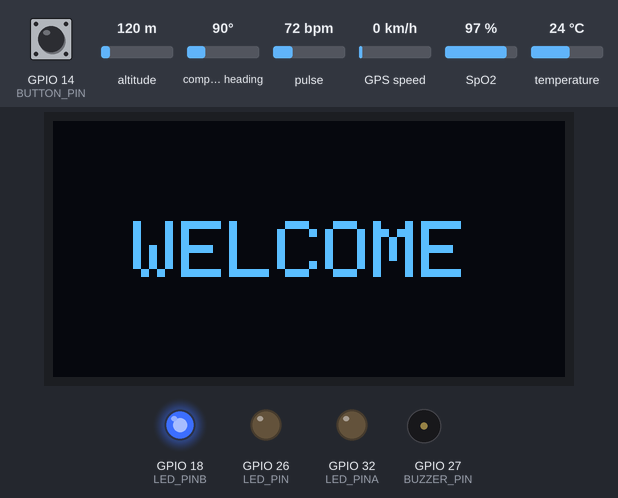
Bench run of a sketch on a simulated ESP32. On the bench: 128×64 one-colour display, output pins drawn as LEDs (lit = HIGH), buzzer (waves = sounding, pin HIGH). Inputs (shaded band) come from the test bench; at power-on: pulse 72 bpm, GPIO 14 (BUTTON_PIN) HIGH, altitude 120 m, compass heading 90°, GPS speed 0 km/h, SpO2 97 %, temperature 24 °C. The OLED is the two-colour kind (top 16 rows yellow); the GPS gets a fix after 3 s at 37.7749, -122.4194 with 8 satellites; what the sketch prints to the serial monitor is not drawn. At 33.0 s the program restarts the board; the recording ends there.

Above: at 2.1 s.
At 13.5 s:
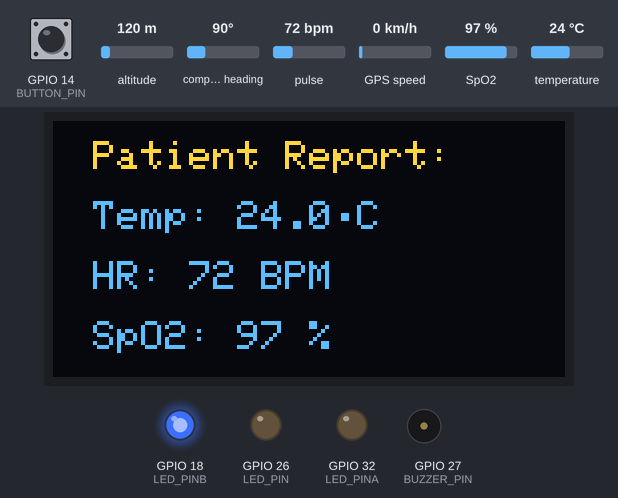
13.6 s: pulse set to 42 bpm
At 24.3 s:
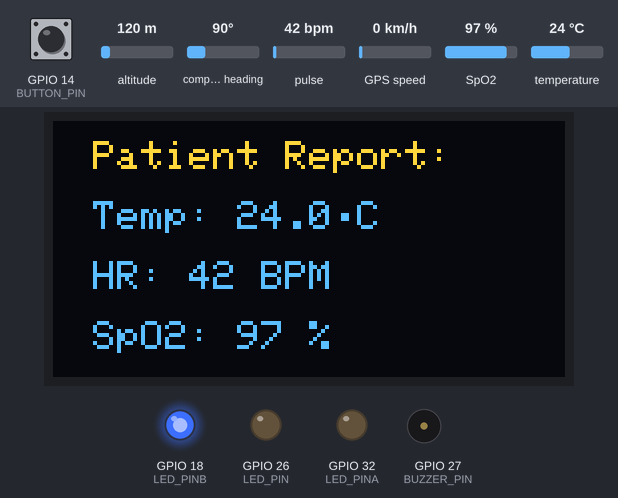
27.6 s: GPIO 14 (BUTTON_PIN) pulled LOW for 3.2 s
At 31.2 s:
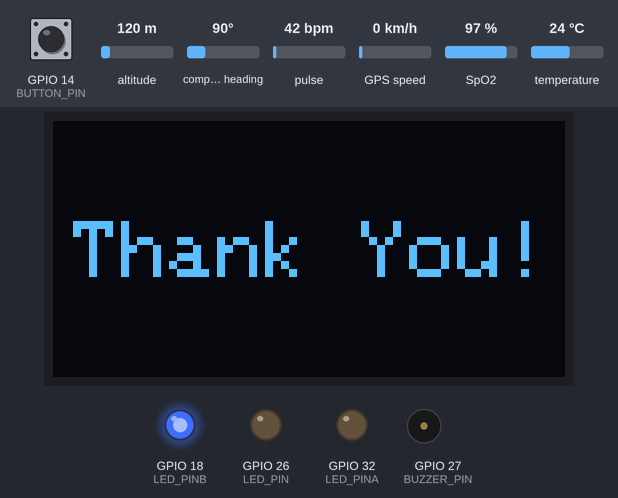
Timing chart, 0 to 32.7 s (numbered marks = the images above; inputs shaded):
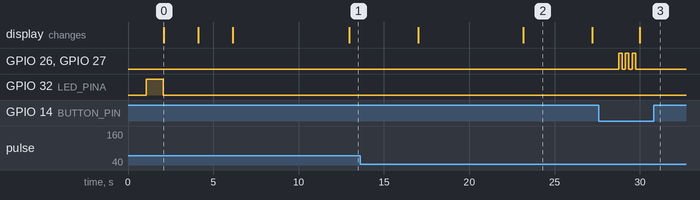

The sketch:

Final_fullSystem_withoutCloud.ino
```cpp
#include <Wire.h>
#include <Adafruit_GFX.h>
#include <Adafruit_SSD1306.h>
#include <OneWire.h>
#include <DallasTemperature.h>
#include "MAX30105.h"
#include "spo2_algorithm.h"
#include <TinyGPS++.h>

// OLED Display Settings
#define SCREEN_WIDTH 128
#define SCREEN_HEIGHT 64
Adafruit_SSD1306 display(SCREEN_WIDTH, SCREEN_HEIGHT, &Wire, -1);

// DS18B20 Temperature Sensor
#define ONE_WIRE_BUS 4
OneWire oneWire(ONE_WIRE_BUS);
DallasTemperature sensors(&oneWire);

// MAX30102 Pulse Oximeter
MAX30105 particleSensor;

// Variables for storing SpO2 and heart rate readings
uint32_t irBuffer[100]; // infrared LED sensor data
uint32_t redBuffer[100]; // red LED sensor data
int32_t bufferLength = 100; // data length
int32_t spo2; // SPO2 value
int8_t validSPO2; // indicator to show if the SPO2 calculation is valid
int32_t heartRate; // heart rate value
int8_t validHeartRate; // indicator to show if the heart rate calculation is valid

// GPS Settings
#define RXPin 16
#define TXPin 17
#define GPSBaud 9600
HardwareSerial gpsSerial(2);
TinyGPSPlus gps;

// GPIO Pins
#define BUTTON_PIN 14
#define BUZZER_PIN 27
#define LED_PIN 26
#define LED_PINA 32
#define LED_PINB 18

// Show message on OLED
void showMessage(const char* message, int size, int x, int y, int delayTime) {
    display.clearDisplay();
    display.setTextSize(size);
    display.setCursor(x, y);
    display.setTextColor(WHITE);
    display.println(message);
    display.display();
    delay(delayTime);
}

// Display patient report
void showPatientReport(float tempC, int32_t bpm, int32_t spo2) {
    display.clearDisplay();
    display.setTextSize(1);
    display.setCursor(10, 5);
    display.println("Patient Report:");

    display.setCursor(10, 20);
    display.print("Temp: ");
    display.print(tempC, 1);
    display.write(248);  // Degree symbol
    display.println("C");

    display.setCursor(10, 35);
    display.print("HR: ");
    display.print(bpm);
    display.println(" BPM");

    display.setCursor(10, 50);
    display.print("SpO2: ");
    display.print(spo2);
    display.println(" %");

    display.display();
    delay(1000);
}

// Display GPS info
void showGPSData() {
    display.clearDisplay();
    display.setTextSize(1);
    display.setCursor(10, 5);
    display.println("GPS Details:");

    if (gps.location.isValid()) {
        display.setCursor(10, 20);
        display.print("Lat: ");
        display.println(gps.location.lat(), 6);

        display.setCursor(10, 30);
        display.print("Lon: ");
        display.println(gps.location.lng(), 6);
    } else {
        display.setCursor(10, 20);
        display.println("GPS: No Fix");
    }

    display.setCursor(10, 40);
    display.print("Date: ");
    if (gps.date.isValid()) {
        display.print(gps.date.day());
        display.print("/");
        display.print(gps.date.month());
        display.print("/");
        display.println(gps.date.year());
    } else {
        display.println("N/A");
    }

    display.setCursor(10, 50);
    display.print("Time: ");
    if (gps.time.isValid()) {
        int hour = gps.time.hour() + 5;
        int minute = gps.time.minute() + 30;
        if (minute >= 60) { minute -= 60; hour++; }
        if (hour >= 24) { hour -= 24; }

        if (hour < 10) display.print("0");
        display.print(hour); display.print(":");
        if (minute < 10) display.print("0");
        display.print(minute); display.print(":");
        if (gps.time.second() < 10) display.print("0");
        display.println(gps.time.second());
    } else {
        display.println("N/A");
    }

    display.display();
    delay(1000);
}

void setup() {
    Serial.begin(115200);
    Serial.println("Booting...");

    Wire.begin();
    gpsSerial.begin(GPSBaud, SERIAL_8N1, RXPin, TXPin);

    // OLED init
    Serial.println("Initializing OLED...");
    if (!display.begin(SSD1306_SWITCHCAPVCC, 0x3C)) {
        Serial.println("SSD1306 allocation failed");
        while (1);
    }
    display.clearDisplay();
    display.display();
    delay(1000);

    // Temperature sensor init
    sensors.begin();
    Serial.println("DS18B20 initialized");

    // MAX30102 init
    Serial.println("Initializing MAX30102...");
    if (!particleSensor.begin(Wire, I2C_SPEED_FAST)) {
        Serial.println("MAX30102 was not found. Please check wiring/power.");
        while (1);
    }

    // Configure MAX30102 sensor settings
    byte ledBrightness = 60; // Options: 0=Off to 255=Max
    byte sampleAverage = 4; // Options: 1, 2, 4, 8, 16, 32
    byte ledMode = 2; // Options: 1=Red only, 2=Red+IR, 3=Red+IR+Green
    int sampleRate = 100; // Options: 50, 100, 200, 400, 800, 1000, 1600, 3200
    int pulseWidth = 411; // Options: 69, 118, 215, 411
    int adcRange = 4096; // Options: 2048, 4096, 8192, 16384

    particleSensor.setup(ledBrightness, sampleAverage, ledMode, sampleRate, pulseWidth, adcRange);
    Serial.println("MAX30102 initialized");

    // GPIO setup
    pinMode(BUTTON_PIN, INPUT_PULLUP);  // button pressed = LOW
    pinMode(BUZZER_PIN, OUTPUT);
    pinMode(LED_PIN, OUTPUT);
    pinMode(LED_PINA, OUTPUT);
    pinMode(LED_PINB, OUTPUT);
    digitalWrite(BUZZER_PIN, LOW);
    digitalWrite(LED_PIN, LOW);
    digitalWrite(LED_PINA, LOW); // Initially OFF
    digitalWrite(LED_PINB, LOW); // Initially OFF

    // LED behavior
    digitalWrite(LED_PINA, HIGH);  // Pin 18 LED on initially
    delay(1000);                    // Wait for 1 second
    digitalWrite(LED_PINA, LOW);    // Pin 18 LED off after 1 second

    digitalWrite(LED_PINB, HIGH);  // Pin 32 LED on for the rest of the system runtime

    // Show initial messages
    showMessage("WELCOME", 2, 20, 25, 2000);
    showMessage("VitalSync\n  Hospital", 2, 10, 25, 2000);
    showMessage("New\n  Patient!", 2, 45, 20, 2000);
}

void loop() {
    // Read temperature sensor
    sensors.requestTemperatures();
    float tempC = sensors.getTempCByIndex(0);

    // Read MAX30102 sensor
    bufferLength = 100;

    // Read samples for calculating SpO2 and heart rate
    for (byte i = 0; i < bufferLength; i++) {
        while (particleSensor.available() == false) {
            particleSensor.check(); // Check if new data is available
            delay(10);
        }

        redBuffer[i] = particleSensor.getRed();
        irBuffer[i] = particleSensor.getIR();
        particleSensor.nextSample(); // Move to next sample
    }

    // Calculate heart rate and SpO2
    maxim_heart_rate_and_oxygen_saturation(irBuffer, bufferLength, redBuffer, &spo2, &validSPO2, &heartRate, &validHeartRate);

    // If readings are valid, show patient report
    if (validSPO2 && validHeartRate) {
        showPatientReport(tempC, heartRate, spo2);
        delay(3000);
    } else {
        // If readings are invalid, show message
        showMessage("Calculating\nVitals...", 1, 20, 20, 1000);
    }

    // Process GPS data
    while (gpsSerial.available() > 0) {
        gps.encode(gpsSerial.read());
    }
    showGPSData();
    delay(500);

    // Check for button press (LOW = pressed with pull-up)
    if (digitalRead(BUTTON_PIN) == LOW) {
        delay(50);
          // debounce
        if (digitalRead(BUTTON_PIN) == LOW) {
            // Blink and beep 3 times (button press required)
            for (int i = 0; i < 3; i++) {
                digitalWrite(LED_PIN, HIGH);
                digitalWrite(BUZZER_PIN, HIGH);
                delay(200);
                digitalWrite(LED_PIN, LOW);
                digitalWrite(BUZZER_PIN, LOW);
                delay(200);
            }

            // Show "Thank You" message
            showMessage("Thank You!", 2, 5, 25, 3000);

            // Restart system
            ESP.restart();
        }
    }
}
```

Measured:
- after the input at 27.6 s, GPIO 26 (LED_PIN), GPIO 27 (BUZZER_PIN): alternates HIGH for 0.20 s and LOW for 0.20 s, 6 changes in all, then stays LOW, starting after 1.2 s; the display: changes after 2.4 s (image 3)
- what the display in image 0 shows lasts 2.0 s, from 2.1 s to 4.1 s
- what the display in image 2 shows lasts 4.0 s, from 23.2 s to 27.2 s
